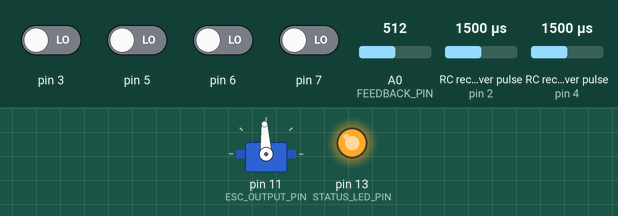
Recording of a sketch running on a simulated Arduino Uno, built with avr-gcc and run on an emulated ATmega328P. Shown: servo, output pins drawn as LEDs (lit = HIGH). Wiring (inferred from the names in the program): 2 × RC receiver channel: data pin 2 / data pin 4. Dashed ring = blinking. The inputs (shaded band) are chosen by the test bench; at power-on: pin 3, pin 5–7 LOW, A0 (FEEDBACK_PIN) = 512, RC receiver pulse (sensors on pin 2, pin 4) 1500 µs. What the sketch prints to the serial monitor is not drawn.

Above: at 1.2 s.
1.3 s: A0 (FEEDBACK_PIN) set to 4
3.0 s: A0 (FEEDBACK_PIN) set to 1
At 5.9 s:
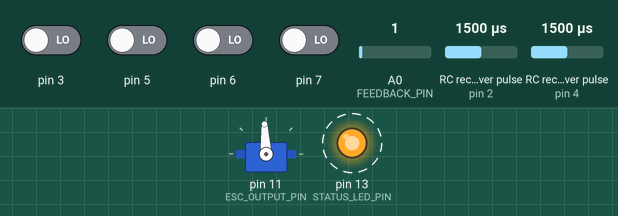
6.0 s: A0 (FEEDBACK_PIN) set to 110
At 6.8 s:
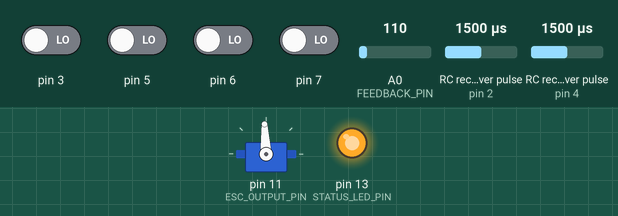
7.5 s: RC receiver pulse (sensor on pin 2) set to 1020 µs
At 8.7 s:
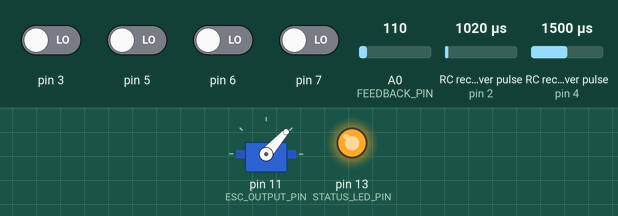
10.5 s: RC receiver pulse (sensor on pin 2) set to 1250 µs
At 12.22 s:
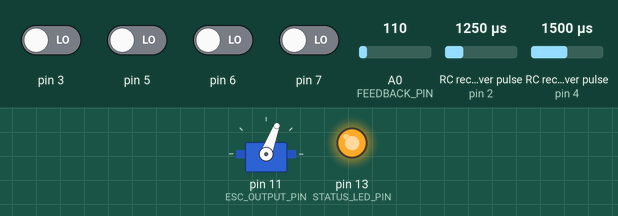
13.5 s: RC receiver pulse (sensor on pin 2) set to 1750 µs
Timing chart, 0 to 16.0 s (numbered marks = the images above; inputs shaded):
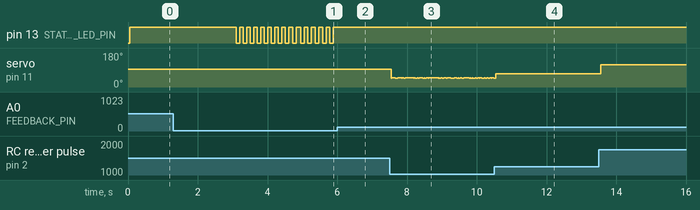

Measured:
- the behaviour switches between 3 and 2 on A0 (FEEDBACK_PIN) (found by bisection; images 0 and 1)
- after the input at 1.3 s, every drawn part: stays the same
- after the input at 3.0 s, pin 13 (STATUS_LED_PIN): alternates HIGH for 0.10 s and LOW for 0.10 s, starting after 0.11 s
- after the input at 6.0 s, pin 13 (STATUS_LED_PIN): stops changing and stays HIGH

The sketch:

01_mvp.ino
```cpp
/*
  Girraft USV manual MVP — first integrated sketch

  Receiver inputs:
    T8L right joystick Y / ER8 CH2 -> Arduino D2 (external interrupt)
    T8L left joystick X  / ER8 CH4 -> Arduino D4 (pin-change interrupt)

  Outputs / feedback:
    Arduino D11 -> APISQUEEN ESC signal -> U10 propulsion
    Arduino TX1 / D1 -> SyRen S1 (hardware UART, 9600 baud)
    PA-14P potentiometer wiper -> Arduino A0

  Power:
    ESC BEC 5.5 V -> XL6019 boost module adjusted to 8.0 V -> Uno VIN
    Uno 5 V rail -> ER8 and PA-14P potentiometer only
    PA-14P motor -> SyRen 10, powered by its separate actuator supply
    Establish a common signal reference between Arduino, ER8, ESC, and SyRen.

  Safety behavior:
    - ESC starts at 1500 us neutral and stays disarmed until CH2 is centered.
    - Throttle output spans 1000-2000 us, with 1500 us neutral.
    - Missing, stale, or out-of-range CH2 or CH4 commands ESC neutral,
      disarms throttle, and sends SyRen stop.
    - Invalid PA-14P feedback commands SyRen stop, ESC neutral, and throttle
      disarm.
    - Receiver loss stops actuator movement at its current position; it does
      not send the steering target back to center.
    - When valid steering returns, CH4 resumes the POC 7 position target map.

  IMPORTANT:
    - This sketch uses D1/TX1 for SyRen serial. Disconnect the SyRen S1 signal
      (or remove actuator motor power) while uploading over USB; bootloader
      serial traffic shares this pin.
    - The Arduino can only detect RF loss if the ER8 stops producing PWM or
      produces invalid pulses. If the ER8 outputs valid stored failsafe pulses,
      configure its failsafe behavior accordingly; valid held pulses look like
      live transmitter commands to this sketch.
    - Keep the U10 submerged and mechanically restrained during powered tests.
    - No steering servo is used in the boat.
*/

#include <Servo.h>
#include <avr/interrupt.h>

// ----- Pin allocation -----
const uint8_t THROTTLE_INPUT_PIN = 2;  // ER8 CH2; ATmega328P INT0 / PD2
const uint8_t STEERING_INPUT_PIN = 4;  // ER8 CH4; ATmega328P PCINT20 / PD4
const uint8_t ESC_OUTPUT_PIN = 11;    // Servo library output to U10 ESC
const uint8_t FEEDBACK_PIN = A0;      // PA-14P potentiometer wiper
const uint8_t STATUS_LED_PIN = LED_BUILTIN;

// TX1 is D1 on the Uno R3. Hardware UART avoids SoftwareSerial interrupt
// timing interference while both receiver channels are being captured.
const unsigned long SYREN_BAUD = 9600;

// ----- Receiver calibration -----
// CH2 calibration from POC 6 / prior T8L + ER8 observations.
const int THROTTLE_MIN_US = 984;
const int THROTTLE_CENTER_US = 1493;
const int THROTTLE_MAX_US = 2002;
const int THROTTLE_ARM_DEADBAND_US = 30;

// CH4 position mapping retained from POC 7.
const int STEERING_MIN_US = 1000;
const int STEERING_CENTER_US = 1500;
const int STEERING_MAX_US = 2000;
const int STEERING_CENTER_DEADBAND_US = 30;

const int RX_VALID_MIN_US = 900;
const int RX_VALID_MAX_US = 2100;
const unsigned long RX_TIMEOUT_US = 100000UL;

// ----- U10 ESC calibration -----
const int ESC_NEUTRAL_US = 1500;
const int ESC_REVERSE_LIMIT_US = 1000;
const int ESC_FORWARD_LIMIT_US = 2000;

// ----- PA-14P / SyRen settings from the working POC 7 sketch -----
const int FEEDBACK_RETRACTED_ADC = 0;
const int FEEDBACK_EXTENDED_ADC = 900;
int steeringCenterTargetAdc = 366;  // Fine-tune this value after integration.
const int POSITION_DEADBAND_ADC = 30;

const uint8_t SYREN_REVERSE_CMD = 33;
const uint8_t SYREN_STOP_CMD = 127;
const uint8_t SYREN_FORWARD_CMD = 223;

// ----- Control timing -----
const unsigned long CONTROL_INTERVAL_MS = 20;
const unsigned long STATUS_BLINK_INTERVAL_MS = 250;
const unsigned long STATUS_FAULT_BLINK_INTERVAL_MS = 100;

Servo esc;

// CH2 pulse capture. D2 is PD2 / INT0.
volatile uint32_t throttleRiseTimeUs = 0;
volatile uint16_t throttlePulseWidthUs = 0;
volatile uint32_t throttleLastPulseTimeUs = 0;
volatile bool throttleInputHigh = false;
volatile bool throttleHasPulse = false;

// CH4 pulse capture. D4 is PD4 / PCINT20.
volatile uint32_t steeringRiseTimeUs = 0;
volatile uint16_t steeringPulseWidthUs = 0;
volatile uint32_t steeringLastPulseTimeUs = 0;
volatile bool steeringInputHigh = false;
volatile bool steeringHasPulse = false;
volatile uint8_t previousPortD = 0;

bool throttleArmed = false;
unsigned long lastControlUpdateMs = 0;
unsigned long lastStatusBlinkMs = 0;
bool statusLedState = false;

struct ReceiverSnapshot {
  uint16_t throttlePulseUs;
  uint16_t steeringPulseUs;
  uint32_t throttleLastPulseUs;
  uint32_t steeringLastPulseUs;
  bool throttleHasPulse;
  bool steeringHasPulse;
};

void throttleEdgeISR() {
  const uint32_t nowUs = micros();
  const bool isHigh = (PIND & _BV(PD2)) != 0;

  if (isHigh) {
    throttleRiseTimeUs = nowUs;
    throttleInputHigh = true;
  } else if (throttleInputHigh) {
    const uint32_t widthUs = nowUs - throttleRiseTimeUs;
    throttlePulseWidthUs = (widthUs <= 65535UL) ? (uint16_t)widthUs : 0;
    throttleLastPulseTimeUs = nowUs;
    throttleHasPulse = true;
    throttleInputHigh = false;
  }
}

ISR(PCINT2_vect) {
  const uint8_t portD = PIND;
  const bool wasHigh = (previousPortD & _BV(PD4)) != 0;
  const bool isHigh = (portD & _BV(PD4)) != 0;
  previousPortD = portD;

  if (isHigh && !wasHigh) {
    steeringRiseTimeUs = micros();
    steeringInputHigh = true;
  } else if (!isHigh && wasHigh && steeringInputHigh) {
    const uint32_t nowUs = micros();
    const uint32_t widthUs = nowUs - steeringRiseTimeUs;
    steeringPulseWidthUs = (widthUs <= 65535UL) ? (uint16_t)widthUs : 0;
    steeringLastPulseTimeUs = nowUs;
    steeringHasPulse = true;
    steeringInputHigh = false;
  }
}

ReceiverSnapshot readReceiverSnapshot() {
  ReceiverSnapshot snapshot;
  noInterrupts();
  snapshot.throttlePulseUs = throttlePulseWidthUs;
  snapshot.steeringPulseUs = steeringPulseWidthUs;
  snapshot.throttleLastPulseUs = throttleLastPulseTimeUs;
  snapshot.steeringLastPulseUs = steeringLastPulseTimeUs;
  snapshot.throttleHasPulse = throttleHasPulse;
  snapshot.steeringHasPulse = steeringHasPulse;
  interrupts();
  return snapshot;
}

bool pulseIsFreshAndValid(uint16_t pulseUs,
                          uint32_t lastPulseUs,
                          bool hasPulse,
                          uint32_t nowUs) {
  return hasPulse &&
         pulseUs >= RX_VALID_MIN_US &&
         pulseUs <= RX_VALID_MAX_US &&
         (uint32_t)(nowUs - lastPulseUs) <= RX_TIMEOUT_US;
}

bool feedbackCalibrationPlausible() {
  return FEEDBACK_RETRACTED_ADC >= 0 &&
         FEEDBACK_RETRACTED_ADC <= 1022 &&
         FEEDBACK_EXTENDED_ADC >= 1 &&
         FEEDBACK_EXTENDED_ADC <= 1022 &&
         abs(FEEDBACK_EXTENDED_ADC - FEEDBACK_RETRACTED_ADC) >= 100;
}

int readFeedbackAdc() {
  long total = 0;
  for (uint8_t i = 0; i < 4; i++) {
    total += analogRead(FEEDBACK_PIN);
    delay(2);
  }
  return (int)(total / 4);
}

bool feedbackIsValid(int feedbackAdc) {
  return feedbackCalibrationPlausible() &&
         feedbackAdc > 2 &&
         feedbackAdc < 1021;
}

int pulseToSteeringTargetAdc(uint16_t pulseUs) {
  const long boundedPulse = constrain((long)pulseUs,
                                      (long)STEERING_MIN_US,
                                      (long)STEERING_MAX_US);
  const long lowDeadbandEdge =
      (long)STEERING_CENTER_US - STEERING_CENTER_DEADBAND_US;
  const long highDeadbandEdge =
      (long)STEERING_CENTER_US + STEERING_CENTER_DEADBAND_US;

  if (boundedPulse >= lowDeadbandEdge &&
      boundedPulse <= highDeadbandEdge) {
    return steeringCenterTargetAdc;
  }

  if (boundedPulse < lowDeadbandEdge) {
    const long inputSpan = lowDeadbandEdge - STEERING_MIN_US;
    const long inputOffset = boundedPulse - STEERING_MIN_US;
    const long targetSpan =
        (long)steeringCenterTargetAdc - FEEDBACK_RETRACTED_ADC;
    return (int)(FEEDBACK_RETRACTED_ADC + targetSpan * inputOffset / inputSpan);
  }

  const long inputSpan = STEERING_MAX_US - highDeadbandEdge;
  const long inputOffset = boundedPulse - highDeadbandEdge;
  const long targetSpan =
      (long)FEEDBACK_EXTENDED_ADC - steeringCenterTargetAdc;
  return (int)(steeringCenterTargetAdc + targetSpan * inputOffset / inputSpan);
}

int throttlePulseToEscCommand(uint16_t pulseUs) {
  if (abs((int)pulseUs - THROTTLE_CENTER_US) <=
      THROTTLE_ARM_DEADBAND_US) {
    return ESC_NEUTRAL_US;
  }

  const long boundedPulse = constrain((long)pulseUs,
                                      (long)THROTTLE_MIN_US,
                                      (long)THROTTLE_MAX_US);
  const long command = map(boundedPulse,
                           THROTTLE_MIN_US,
                           THROTTLE_MAX_US,
                           ESC_REVERSE_LIMIT_US,
                           ESC_FORWARD_LIMIT_US);
  return (int)constrain(command,
                        (long)ESC_REVERSE_LIMIT_US,
                        (long)ESC_FORWARD_LIMIT_US);
}

void sendSyRenStop() {
  Serial.write(SYREN_STOP_CMD);
}

void commandSyRenTowardTarget(int targetAdc, int actualAdc) {
  const int error = targetAdc - actualAdc;
  if (abs(error) <= POSITION_DEADBAND_ADC) {
    sendSyRenStop();
  } else if (error > 0) {
    Serial.write(SYREN_FORWARD_CMD);
  } else {
    Serial.write(SYREN_REVERSE_CMD);
  }
}

void updateStatusLed(bool receiverValid,
                     bool feedbackValid,
                     bool throttleIsArmed) {
  if (receiverValid && feedbackValid && throttleIsArmed) {
    digitalWrite(STATUS_LED_PIN, HIGH);
    return;
  }

  const unsigned long intervalMs =
      (receiverValid && !feedbackValid)
          ? STATUS_FAULT_BLINK_INTERVAL_MS
          : STATUS_BLINK_INTERVAL_MS;

  if (millis() - lastStatusBlinkMs >= intervalMs) {
    lastStatusBlinkMs = millis();
    statusLedState = !statusLedState;
    digitalWrite(STATUS_LED_PIN, statusLedState ? HIGH : LOW);
  }
}

void setup() {
  // Put propulsion at neutral and actuator control at stop as early as possible.
  esc.attach(ESC_OUTPUT_PIN);
  esc.writeMicroseconds(ESC_NEUTRAL_US);

  Serial.begin(SYREN_BAUD);
  sendSyRenStop();

  pinMode(THROTTLE_INPUT_PIN, INPUT);
  pinMode(STEERING_INPUT_PIN, INPUT);
  pinMode(STATUS_LED_PIN, OUTPUT);
  digitalWrite(STATUS_LED_PIN, LOW);

  attachInterrupt(digitalPinToInterrupt(THROTTLE_INPUT_PIN),
                  throttleEdgeISR,
                  CHANGE);

  // D4 is PCINT20. Capture it with the Port D pin-change interrupt group.
  previousPortD = PIND;
  PCIFR = _BV(PCIF2);          // Clear any pending Port D pin-change flag.
  PCMSK2 |= _BV(PCINT20);     // Enable only D4 / PCINT20.
  PCICR |= _BV(PCIE2);        // Enable pin-change interrupts for Port D.

  lastControlUpdateMs = millis();
}

void loop() {
  if (millis() - lastControlUpdateMs < CONTROL_INTERVAL_MS) {
    return;
  }
  lastControlUpdateMs = millis();

  const ReceiverSnapshot rx = readReceiverSnapshot();
  const uint32_t nowUs = micros();
  const bool throttleValid = pulseIsFreshAndValid(rx.throttlePulseUs,
                                                  rx.throttleLastPulseUs,
                                                  rx.throttleHasPulse,
                                                  nowUs);
  const bool steeringValid = pulseIsFreshAndValid(rx.steeringPulseUs,
                                                  rx.steeringLastPulseUs,
                                                  rx.steeringHasPulse,
                                                  nowUs);
  const bool receiverValid = throttleValid && steeringValid;

  if (!receiverValid) {
    throttleArmed = false;
    esc.writeMicroseconds(ESC_NEUTRAL_US);
    sendSyRenStop();
    updateStatusLed(false, true, false);
    return;
  }

  const int feedbackAdc = readFeedbackAdc();
  const bool feedbackValid = feedbackIsValid(feedbackAdc);

  if (!feedbackValid) {
    sendSyRenStop();
    esc.writeMicroseconds(ESC_NEUTRAL_US);
    throttleArmed = false;
    updateStatusLed(receiverValid, false, false);
    return;
  } else {
    const int targetAdc = pulseToSteeringTargetAdc(rx.steeringPulseUs);
    commandSyRenTowardTarget(targetAdc, feedbackAdc);
  }

  if (!throttleArmed) {
    esc.writeMicroseconds(ESC_NEUTRAL_US);
    if (abs((int)rx.throttlePulseUs - THROTTLE_CENTER_US) <=
        THROTTLE_ARM_DEADBAND_US) {
      throttleArmed = true;
    }
  } else {
    const int escCommand = throttlePulseToEscCommand(rx.throttlePulseUs);
    esc.writeMicroseconds(escCommand);
  }

  updateStatusLed(receiverValid, feedbackValid, throttleArmed);
}
```
